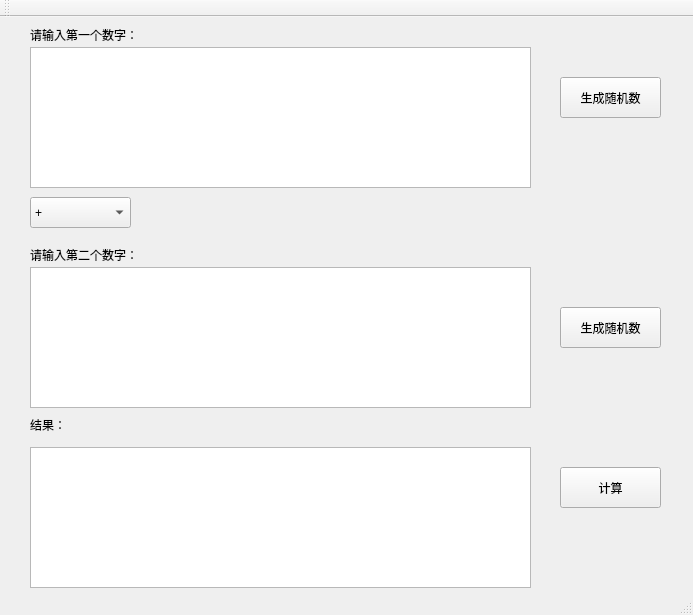
<?xml version="1.0" encoding="UTF-8"?>
<ui version="4.0">
 <class>BigIntegerClass</class>
 <widget class="QMainWindow" name="BigIntegerClass">
  <property name="geometry">
   <rect>
    <x>0</x>
    <y>0</y>
    <width>693</width>
    <height>615</height>
   </rect>
  </property>
  <property name="windowTitle">
   <string>大数运算</string>
  </property>
  <widget class="QWidget" name="centralWidget">
   <widget class="QLabel" name="label">
    <property name="geometry">
     <rect>
      <x>30</x>
      <y>10</y>
      <width>151</width>
      <height>16</height>
     </rect>
    </property>
    <property name="text">
     <string>请输入第一个数字：</string>
    </property>
   </widget>
   <widget class="QComboBox" name="com_op">
    <property name="geometry">
     <rect>
      <x>30</x>
      <y>180</y>
      <width>101</width>
      <height>31</height>
     </rect>
    </property>
    <item>
     <property name="text">
      <string>+</string>
     </property>
    </item>
    <item>
     <property name="text">
      <string>-</string>
     </property>
    </item>
   </widget>
   <widget class="QLabel" name="label_2">
    <property name="geometry">
     <rect>
      <x>30</x>
      <y>230</y>
      <width>151</width>
      <height>16</height>
     </rect>
    </property>
    <property name="text">
     <string>请输入第二个数字：</string>
    </property>
   </widget>
   <widget class="QLabel" name="label_3">
    <property name="geometry">
     <rect>
      <x>30</x>
      <y>400</y>
      <width>151</width>
      <height>16</height>
     </rect>
    </property>
    <property name="text">
     <string>结果：</string>
    </property>
   </widget>
   <widget class="QPushButton" name="btn_cal">
    <property name="geometry">
     <rect>
      <x>560</x>
      <y>450</y>
      <width>101</width>
      <height>41</height>
     </rect>
    </property>
    <property name="text">
     <string>计算</string>
    </property>
   </widget>
   <widget class="QPushButton" name="btn_rand1">
    <property name="geometry">
     <rect>
      <x>560</x>
      <y>60</y>
      <width>101</width>
      <height>41</height>
     </rect>
    </property>
    <property name="text">
     <string>生成随机数</string>
    </property>
   </widget>
   <widget class="QPushButton" name="btn_rand2">
    <property name="geometry">
     <rect>
      <x>560</x>
      <y>290</y>
      <width>101</width>
      <height>41</height>
     </rect>
    </property>
    <property name="text">
     <string>生成随机数</string>
    </property>
   </widget>
   <widget class="QTextEdit" name="text_num1">
    <property name="geometry">
     <rect>
      <x>30</x>
      <y>30</y>
      <width>501</width>
      <height>141</height>
     </rect>
    </property>
   </widget>
   <widget class="QTextEdit" name="text_num2">
    <property name="geometry">
     <rect>
      <x>30</x>
      <y>250</y>
      <width>501</width>
      <height>141</height>
     </rect>
    </property>
   </widget>
   <widget class="QTextEdit" name="text_res">
    <property name="geometry">
     <rect>
      <x>30</x>
      <y>430</y>
      <width>501</width>
      <height>141</height>
     </rect>
    </property>
   </widget>
  </widget>
  <widget class="QToolBar" name="mainToolBar">
   <property name="allowedAreas">
    <set>Qt::AllToolBarAreas</set>
   </property>
   <attribute name="toolBarArea">
    <enum>TopToolBarArea</enum>
   </attribute>
   <attribute name="toolBarBreak">
    <bool>false</bool>
   </attribute>
  </widget>
  <widget class="QStatusBar" name="statusBar"/>
 </widget>
 <layoutdefault spacing="6" margin="11"/>
 <resources>
  <include location="BigInteger.qrc"/>
 </resources>
 <connections>
  <connection>
   <sender>btn_rand1</sender>
   <signal>clicked()</signal>
   <receiver>BigIntegerClass</receiver>
   <slot>btn_rand1_click()</slot>
   <hints>
    <hint type="sourcelabel">
     <x>604</x>
     <y>92</y>
    </hint>
    <hint type="destinationlabel">
     <x>571</x>
     <y>156</y>
    </hint>
   </hints>
  </connection>
  <connection>
   <sender>btn_rand2</sender>
   <signal>clicked()</signal>
   <receiver>BigIntegerClass</receiver>
   <slot>btn_rand2_click()</slot>
   <hints>
    <hint type="sourcelabel">
     <x>588</x>
     <y>319</y>
    </hint>
    <hint type="destinationlabel">
     <x>567</x>
     <y>374</y>
    </hint>
   </hints>
  </connection>
  <connection>
   <sender>btn_cal</sender>
   <signal>clicked()</signal>
   <receiver>BigIntegerClass</receiver>
   <slot>btn_cal_click()</slot>
   <hints>
    <hint type="sourcelabel">
     <x>612</x>
     <y>484</y>
    </hint>
    <hint type="destinationlabel">
     <x>573</x>
     <y>540</y>
    </hint>
   </hints>
  </connection>
 </connections>
 <slots>
  <slot>btn_rand1_click()</slot>
  <slot>btn_rand2_click()</slot>
  <slot>btn_cal_click()</slot>
 </slots>
</ui>
